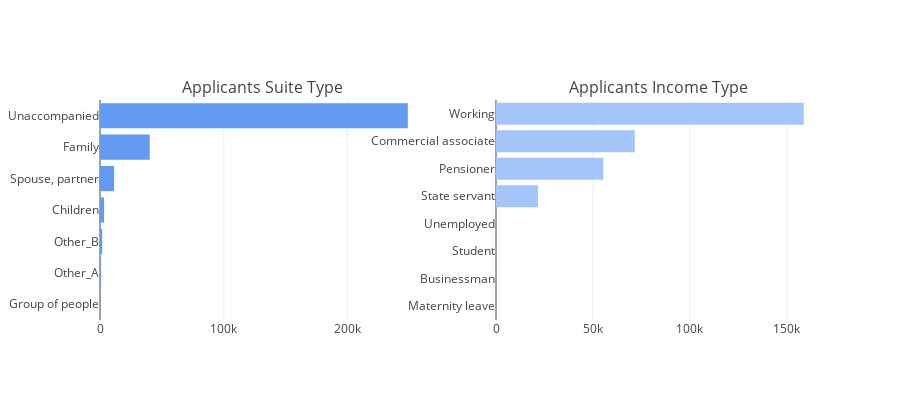

Source (notebook cell):
### Markdown cell above
## 2.5 Suite Type and Income Type of Applicants 

### 2.5.1 What are the Suite Type and Income Types

### Code cell
tr1 = bar_hor(app_train, "NAME_TYPE_SUITE", "Distribution of NAME_TYPE_SUITE" ,"#639af2", w=700, lm=100, return_trace= True)
tr2 = bar_hor(app_train, "NAME_INCOME_TYPE", "Distribution of NAME_INCOME_TYPE" ,"#a4c5f9", w=700, lm=100, return_trace = True)

fig = tools.make_subplots(rows=1, cols=2, print_grid=False, subplot_titles = ['Applicants Suite Type' , 'Applicants Income Type'])
fig.append_trace(tr1, 1, 1);
fig.append_trace(tr2, 1, 2);
fig['layout'].update(height=400, showlegend=False, margin=dict(l=100));
iplot(fig);

### Figure 1 — Plotly figure (JSON) as saved in the notebook; plotly's stock layout.template omitted (floating-point values rounded to 4 significant figures)
{"data": [{"marker": {"color": "#639af2"}, "orientation": "h", "type": "bar", "x": [271, 866, 1770, 3267, 11370, 40149, 248526], "xaxis": "x1", "y": ["Group of people", "Other_A", "Other_B", "Children", "Spouse, partner", "Family", "Unaccompanied"], "yaxis": "y1"}, {"marker": {"color": "#a4c5f9"}, "orientation": "h", "type": "bar", "x": [5, 10, 18, 22, 21703, 55362, 71617, 158774], "xaxis": "x2", "y": ["Maternity leave", "Businessman", "Student", "Unemployed", "State servant", "Pensioner", "Commercial associate", "Working"], "yaxis": "y2"}], "layout": {"annotations": [{"font": {"size": 16}, "showarrow": false, "text": "Applicants Suite Type", "x": 0.225, "xanchor": "center", "xref": "paper", "y": 1, "yanchor": "bottom", "yref": "paper"}, {"font": {"size": 16}, "showarrow": false, "text": "Applicants Income Type", "x": 0.775, "xanchor": "center", "xref": "paper", "y": 1, "yanchor": "bottom", "yref": "paper"}], "height": 400, "margin": {"l": 100}, "showlegend": false, "xaxis1": {"anchor": "y1", "domain": [0, 0.45]}, "xaxis2": {"anchor": "y2", "domain": [0.55, 1]}, "yaxis1": {"anchor": "x1", "domain": [0, 1]}, "yaxis2": {"anchor": "x2", "domain": [0, 1]}}}
